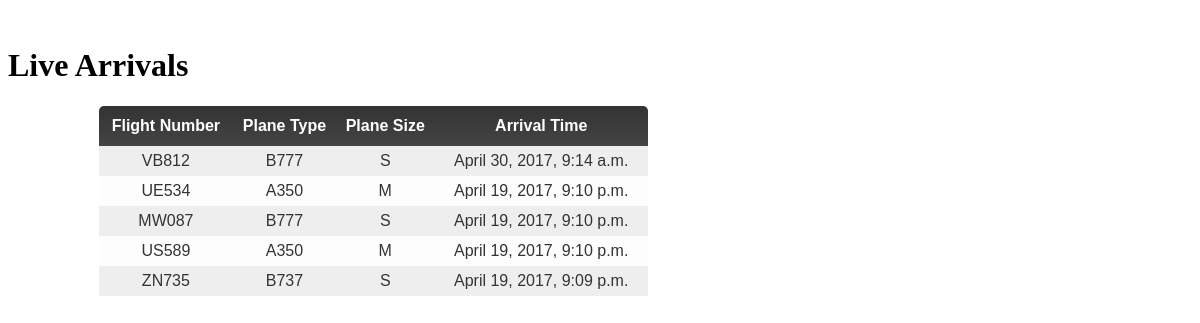
The app's page /flightsim/arrivals with its own data.
### flightsim/models.py (models this page shows)
class Flight(models.Model):
	flight_no = models.CharField(max_length=10)
	arrival_time = models.DateTimeField('time_arrived', null=True, blank=True)
	departure_time = models.DateTimeField('time_departed')
	plane = models.ForeignKey(Plane, on_delete=models.CASCADE)
	gate_no = models.IntegerField(null=True, blank=True)

class Plane(models.Model):
	name = models.CharField(max_length=20)
	type = models.CharField(max_length=1)

### flightsim/views.py (the view)
def arrivals(request):
	latest_arrivals_list = Flight.objects.exclude(arrival_time__isnull=True).order_by('-arrival_time')[:5];
	context = {'latest_arrivals_list': latest_arrivals_list};
	return render(request, 'arrivals.html', context);

### flightsim/templates/arrivals.html (shortened to what this page needs)
﻿<!DOCTYPE html>
<html>
<head>
</head>
<body>
<h1> Live Arrivals</h1>
{% if latest_arrivals_list %}
	<table>
	<tr>
		<th></th>
		<th>Flight Number</th>
		<th>Plane Type</th>
		<th>Plane Size</th>
		<th>Arrival Time</th>
	</tr>
	{% for flight in latest_arrivals_list %}
		<tr>
		<td></td>
		<td>{{flight.flight_no}}</td>
		<td>{{flight.plane.name}}</td>
		<td>{{flight.plane.type}}</td>
		<td>{{flight.arrival_time}}</td>
		</tr>
	{% endfor %}
	</table>
{% else %}
	<p>No flights are available.</p>
{% endif %}
</body>
</html>

### flightsim/templates/arrivals.html (style rules this page uses)
table { color: #333; font-family: Helvetica, Arial, sans-serif; width: 640px; border-collapse: collapse; border-spacing: 0; }
td, th { border: 0 none; height: 30px; }
th { background: linear-gradient(#333 0%,#444 100%); color: #FFF; font-weight: bold; height: 40px; }
td { background: #FAFAFA; text-align: center; }
tr:nth-child(even) td { background: #EEE; }
tr:nth-child(odd) td { background: #FDFDFD; }
tr td:first-child, tr th:first-child { background: none; font-style: italic; font-weight: bold; font-size: 14px; text-align: right; padding-right: 10px; width: 80px; }
tr:first-child th:nth-child(2) { border-radius: 5px 0 0 0; }
tr:first-child th:last-child { border-radius: 0 5px 0 0; }

### records on screen
Flight: flight_no "VB812", plane.name "B777", plane.type "S", arrival_time "April 30, 2017, 9:14 a.m."
Flight: flight_no "UE534", plane.name "A350", plane.type "M", arrival_time "April 19, 2017, 9:10 p.m."
Flight: flight_no "MW087", plane.name "B777", plane.type "S", arrival_time "April 19, 2017, 9:10 p.m."
Flight: flight_no "US589", plane.name "A350", plane.type "M", arrival_time "April 19, 2017, 9:10 p.m."
Flight: flight_no "ZN735", plane.name "B737", plane.type "S", arrival_time "April 19, 2017, 9:09 p.m."
